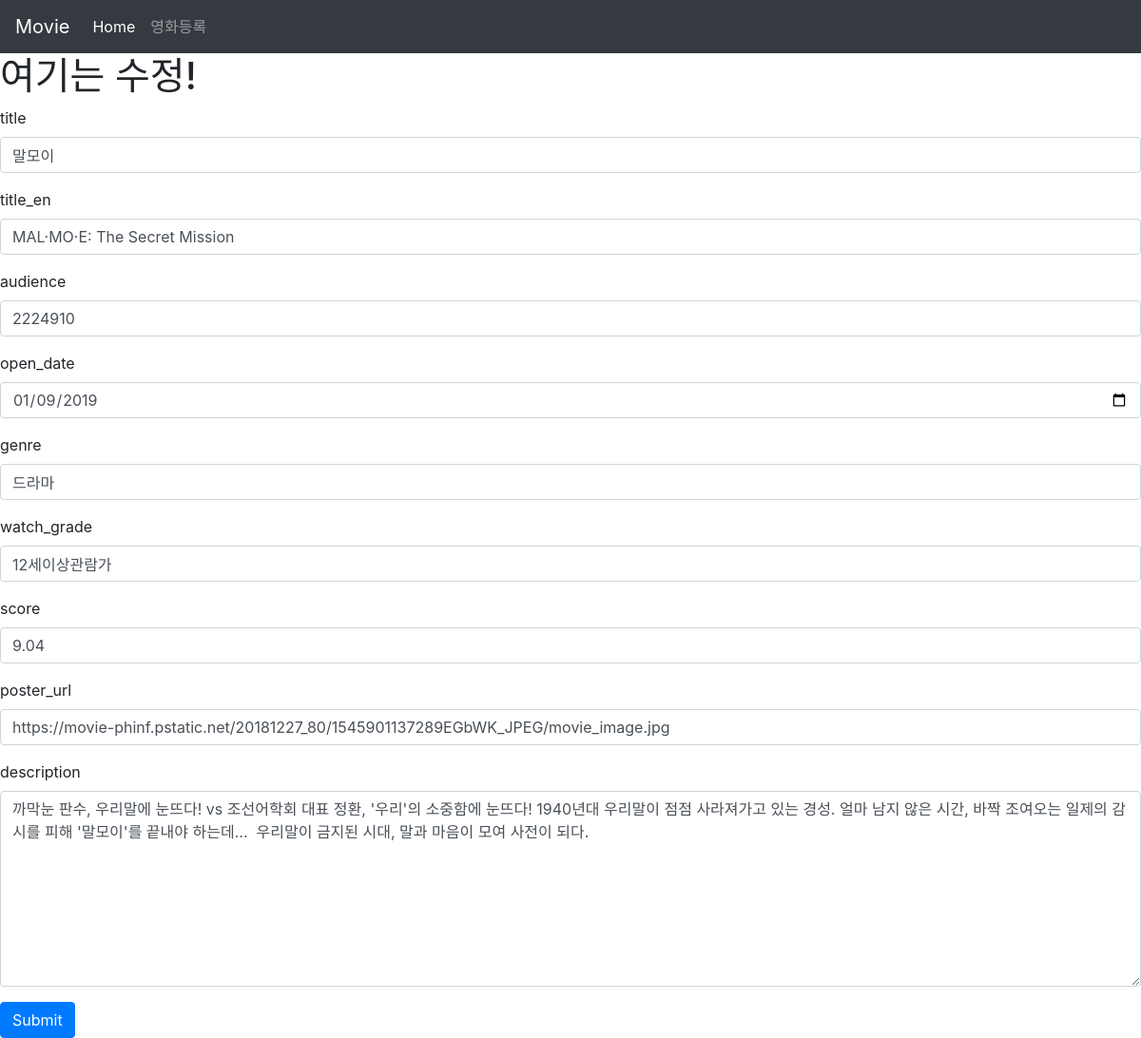
/movies/4/update/, run on the app's committed database.
### movie/models.py (models this page shows, shortened)
class Movie(models.Model):
    title = models.CharField(max_length=100)
    title_en = models.CharField(max_length=100)
    audience = models.IntegerField()
    open_date = models.DateField()
    genre = models.CharField(max_length=100)
    watch_grade = models.CharField(max_length=100)
    score = models.FloatField()
    poster_url = models.TextField()
    description = models.TextField()

### movie/views.py (the view)
# urls.py: path("<int:id>/update/", views.update, name="update"),
def update(request,id):
    movie = Movie.objects.get(id=id)
    if request.method == "POST":
        title = request.POST.get("title")
        title_en = request.POST.get("title_en")
        audience = request.POST.get("audience")
        open_date = request.POST.get("open_date")
        genre = request.POST.get("genre")
        watch_grade = request.POST.get("watch_grade")
        score = request.POST.get("score")
        poster_url = request.POST.get("poster_url")
        description = request.POST.get("description")
        movie.title =title
        movie.title_en = title_en
        movie.audience = audience
        movie.open_date = open_date
        movie.genre = genre
        movie.watch_grade = watch_grade
        movie.score = score
        movie.poster_url = poster_url
        movie.description = description
        movie.save()
        return redirect("movies:detail", id)
    else:
        return render(request, "movie/update.html", {"movie":movie})

### movie/templates/movie/update.html (shortened to what this page needs)
{% extends "movie/base.html" %}
{% block bb %}
<h1>여기는 수정!</h1>
    <form method="post">
      <div class="form-group">
        <label>title</label>
        <input type="text" class="form-control" placeholder="title" name="title" value="{{movie.title}}"/>
      </div>
      <div class="form-group">
        <label>title_en</label>
        <input type="text" class="form-control" placeholder="title_en" name="title_en" value="{{movie.title_en}}"/>
      </div>
      <div class="form-group">
        <label>audience</label>
        <input type="number" class="form-control" placeholder="audience" name="audience" value="{{movie.audience}}"/>
      </div>
      <div class="form-group">
        <label>open_date</label>
        <input type="date" class="form-control" placeholder="open_date" name="open_date" value="{{movie.open_date|date:'Y-m-d'}}"/>
      </div>
      <div class="form-group">
        <label>genre</label>
        <input type="text" class="form-control" placeholder="genre" name="genre" value="{{movie.genre}}"/>
      </div>
      <div class="form-group">
        <label>watch_grade</label>
        <input type="text" class="form-control" placeholder="watch_grade" name="watch_grade" value="{{movie.watch_grade}}"/>
      </div>
      <div class="form-group">
        <label>score</label>
        <input type="number" step="0.01" class="form-control"  placeholder="score" name="score" value="{{movie.score}}"/>
      </div>
      <div class="form-group">
        <label>poster_url</label>
        <input type="text"class="form-control" placeholder="poster_url" name="poster_url" value="{{movie.poster_url}}" />
      </div>
      <div class="form-group">
          <label>description</label>
          <textarea name ="description" class="form-control" cols="40" rows="8" >{{movie.description}}</textarea>
      </div>
      <button type="submit" class="btn btn-primary">Submit</button>
    </form>
{% endblock %}

### movie/templates/movie/base.html (shortened to what this page needs)
<!DOCTYPE html>
<html lang="en">
<head>
    <link rel="stylesheet" href="https://stackpath.bootstrapcdn.com/bootstrap/4.2.1/css/bootstrap.min.css">
</head>
<body>
    <nav class="navbar navbar-expand-lg navbar-dark bg-dark">
      <a class="navbar-brand" href="{% url 'movies:list' %}">Movie</a>
      <div class="collapse navbar-collapse" id="navbarNav">
        <ul class="navbar-nav">
          <li class="nav-item active">
            <a class="nav-link" href="{% url 'movies:list' %}">Home <span class="sr-only">(current)</span></a>
          </li>
          <li class="nav-item">
            <a class="nav-link" href="{% url 'movies:new' %}">영화등록</a>
          </li>
        </ul>
      </div>
    </nav>
    {% block bb %}
    {% endblock %}
</body>
</html>

### data on the page
Movie: title "말모이", title_en "MAL·MO·E: The Secret Mission", audience "2224910", open_date "01/09/2019", genre "드라마", watch_grade "12세이상관람가", score "9.04", poster_url "https://movie-phinf.pstatic.net/20181227_80/1545901137289EGbWK_JPEG/movie_image.jpg", description "까막눈 판수, 우리말에 눈뜨다! vs 조선어학회 대표 정환, '우리'의 소중함에 눈뜨다! 1940년대 우리말이 점점 사라져가고 있는 경성. 얼마 남지 않은 시간, 바짝 조여오는 일제의 감시를 피해 '말모이'를 끝내야 하는데... 우리말이 금지된 시대, 말과 마음이 모여 사전이 되다."
